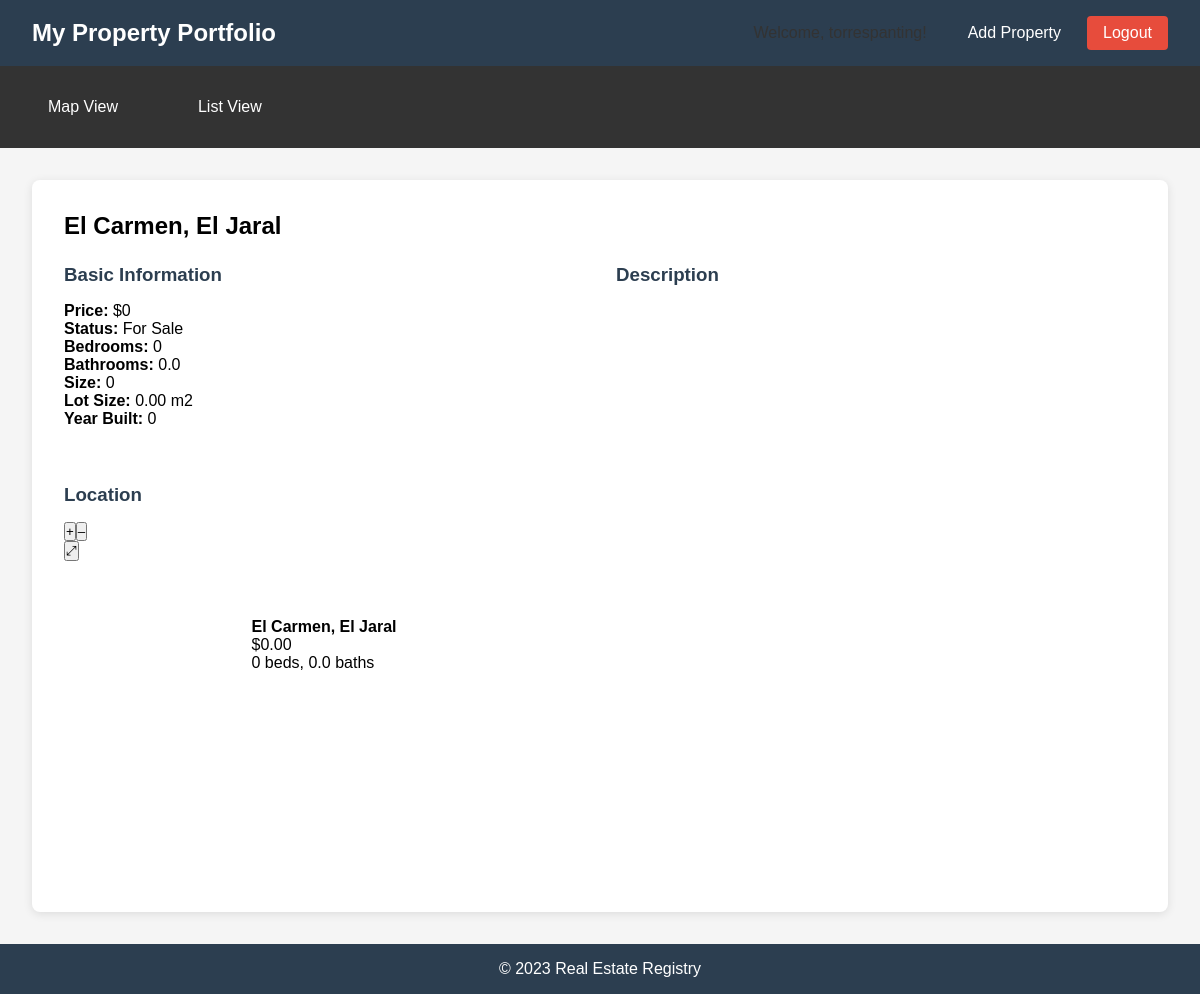
Page /property/1 (signed in) on the earlier database version.
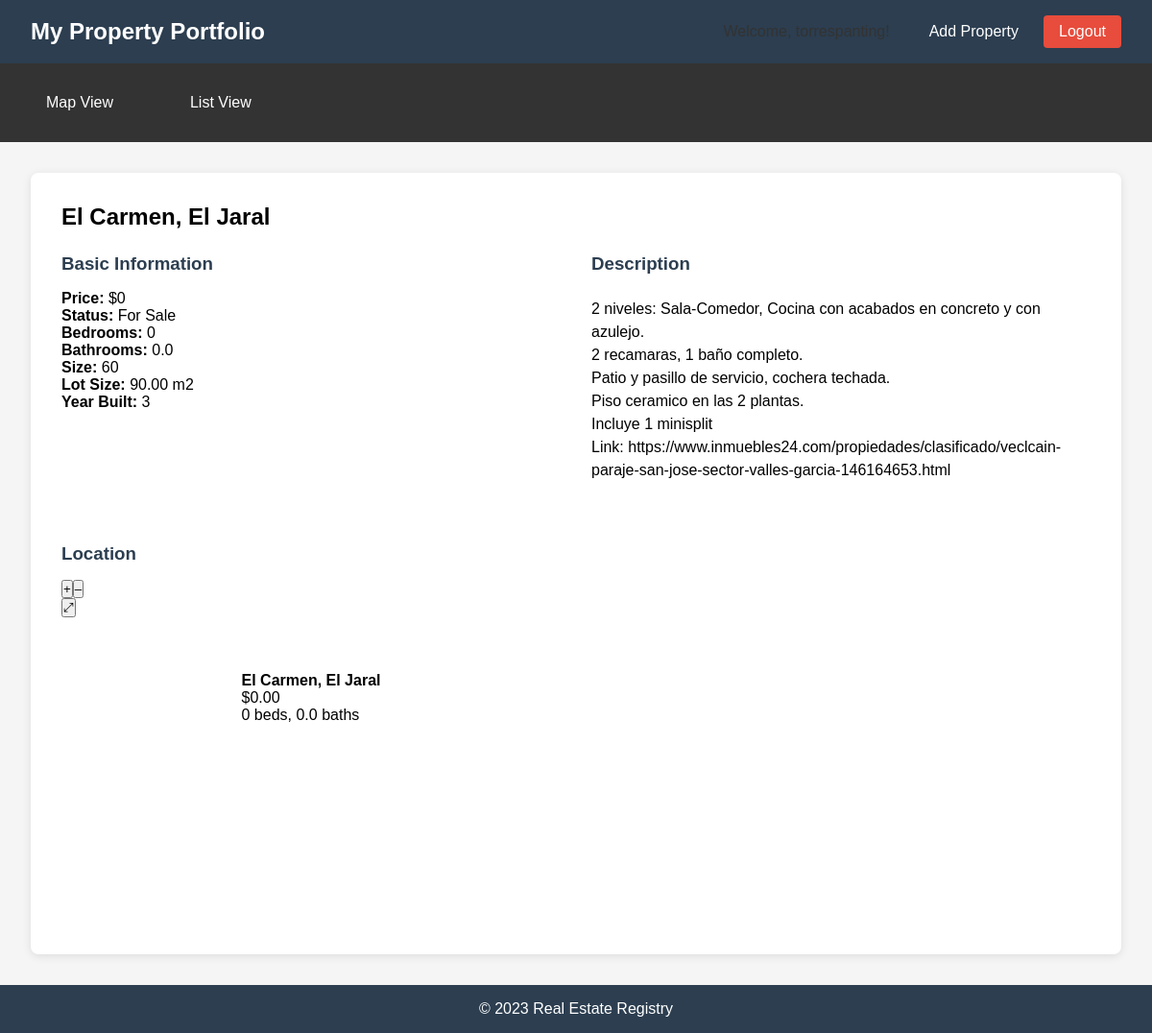
Same page on the later database version.
### models.py (models this page shows, shortened)
class Property(db.Model):
    __tablename__ = 'properties'
    id = db.Column(db.Integer, primary_key=True)
    address = db.Column(db.String(200), nullable=False)
    price = db.Column(db.Numeric(12, 2), nullable=False)
    bedrooms = db.Column(db.Integer, nullable=False)
    bathrooms = db.Column(db.Numeric(3, 1), nullable=False)
    square_feet = db.Column(db.Integer, nullable=False)
    lot_size = db.Column(db.Numeric(10, 2))
    year_built = db.Column(db.Integer)
    status = db.Column(db.String(20), nullable=False)
    description = db.Column(db.Text)
    latitude = db.Column(db.Float)
    longitude = db.Column(db.Float)
    created_at = db.Column(db.DateTime, default=db.func.current_timestamp())
    status = db.Column(db.String(50), default="For Sale")
    user_id = db.Column(db.Integer, db.ForeignKey('users.id'), nullable=False)

### routes.py (the view)
@app.route('/property/<int:property_id>')
@login_required
def property_detail(property_id):
    property = Property.query.filter_by(id=property_id, user_id=current_user.id).first_or_404()
    return render_template('property_detail.html', property=property)

### routes.py (called while the page is built)
@login_manager.user_loader
def load_user(user_id):
    return User.query.get(int(user_id))

### templates/property_detail.html (shortened to what this page needs)
{% extends "base.html" %}
{% block head %}
<link rel="stylesheet" href="https://cdn.jsdelivr.net/npm/ol@v7.3.0/ol.css">
{% endblock %}
{% block content %}
<div class="property-detail">
    <h2>{{ property.address }}</h2>
    <div class="detail-sections">
        <div class="detail-section">
            <h3>Basic Information</h3>
            <p><strong>Price:</strong> ${{ "{:,.0f}".format(property.price) }}</p>
            <p><strong>Status:</strong> {{ property.status }}</p>
            <p><strong>Bedrooms:</strong> {{ property.bedrooms }}</p>
            <p><strong>Bathrooms:</strong> {{ property.bathrooms }}</p>
            <p><strong>Size:</strong> {{ "{:,.0f}".format(property.square_feet) }}</p>
            <p><strong>Lot Size:</strong> {{ property.lot_size }} m2</p>
            <p><strong>Year Built:</strong> {{ property.year_built }}</p>
        </div>
        <div class="detail-section">
            <h3>Description</h3>
            <div class="property-description">{{ property.description }}</div>
        </div>
        <div class="detail-section">
            <h3>Location</h3>
            <div id="property-map" class="map" style="height: 300px;"></div>
        </div>
    </div>
    <div class="actions">
        <a href="{{ url_for('list_view') }}" class="btn">Back to List</a>
    </div>
</div>
{% endblock %}

### templates/base.html (shortened to what this page needs)
<!DOCTYPE html>
<html lang="en">
<head>
    <link rel="stylesheet" href="{{ url_for('static', filename='css/styles.css') }}">
    {% block head %}{% endblock %}
</head>
<body>
    <header>
        <div class="logo">
            <h1>My Property Portfolio</h1>
        </div>
        <div class="user-controls">
            {% if current_user.is_authenticated %}
                <span class="welcome-message">Welcome, {{ current_user.username }}!</span>
                <a href="{{ url_for('add_property') }}" class="btn">Add Property</a>
                <a href="{{ url_for('logout') }}" class="btn btn-logout">Logout</a>
            {% else %}
                <a href="{{ url_for('login') }}" class="btn">Login</a>
                <a href="{{ url_for('signup') }}" class="btn btn-signup">Sign Up</a>
            {% endif %}
        </div>
    </header>
    <nav>
        <ul>
            <li><a href="{{ url_for('map_view') }}" {% if request.path == '/map' %}class="active"{% endif %}>Map View</a></li>
            <li><a href="{{ url_for('list_view') }}" {% if request.path == '/list' %}class="active"{% endif %}>List View</a></li>
        </ul>
    </nav>
    <main>
        {% block content %}{% endblock %}
    </main>
    <footer>
        <div class="footer-content">
            <p>&copy; 2023 Real Estate Registry</p>
        </div>
    </footer>
</body>
</html>

### static/css/styles.css (style rules this page uses)
* { margin: 0; padding: 0; box-sizing: border-box; font-family: 'Arial', sans-serif; }
body { display: flex; flex-direction: column; min-height: 100vh; background-color: #f5f5f5; }
header { display: flex; justify-content: space-between; align-items: center; padding: 1rem 2rem; background-color: #2c3e50; color: white; }
.logo h1 { font-size: 1.5rem; }
.user-controls { display: flex; align-items: center; gap: 1rem; }
.btn { padding: 0.5rem 1rem; color: white; border: none; border-radius: 4px; text-decoration: none; cursor: pointer; display: inline-block; min-width: 80px; text-align: center; box-sizing: border-box; transition: background-color 0.3s; }
nav { background-color: #34495e; }
nav ul { display: flex; list-style: none; }
nav ul li a { display: block; padding: 1rem 2rem; color: white; text-decoration: none; transition: background-color 0.3s; }
main { flex: 1; padding: 2rem; }
.property-detail { background-color: white; padding: 2rem; border-radius: 8px; box-shadow: 0 2px 10px rgba(0, 0, 0, 0.1); }
.detail-sections { display: grid; grid-template-columns: 1fr 1fr; gap: 2rem; margin-top: 1.5rem; }
.detail-section { margin-bottom: 1.5rem; }
.detail-section h3 { margin-bottom: 1rem; color: #2c3e50; }
footer { background-color: #2c3e50; color: white; padding: 1rem 2rem; text-align: center; }
nav { background: #333; padding: 1rem; }
nav a { color: white; margin-right: 1rem; text-decoration: none; }
.user-controls { display: flex; align-items: center; gap: 10px; }
.welcome-message { margin-right: 15px; font-weight: 500; color: #333; }
.btn-logout { background-color: #e74c3c; }
.property-description { white-space: pre-wrap; word-wrap: break-word; font-family: inherit; line-height: 1.5; padding: 0.5em 0; }

Differences in the rows shown:
changed Property "El Carmen, El Jaral": square_feet "0" → "60"; lot_size "0.00" → "90.00"; year_built "0" → "3"; description (not shown) → "2 niveles: Sala-Comedor, Cocina con acabados en concreto y con azulejo. 2 recamaras, 1 baño completo. Patio y pasillo de servicio, cochera techada. Piso ceramico en las 2 plantas. Incluye 1 minisplit Link: https://www.inmuebles24.com/propiedades/clasificado/veclcain-paraje-san-jose-sector-valles-garcia-146164653.html"
